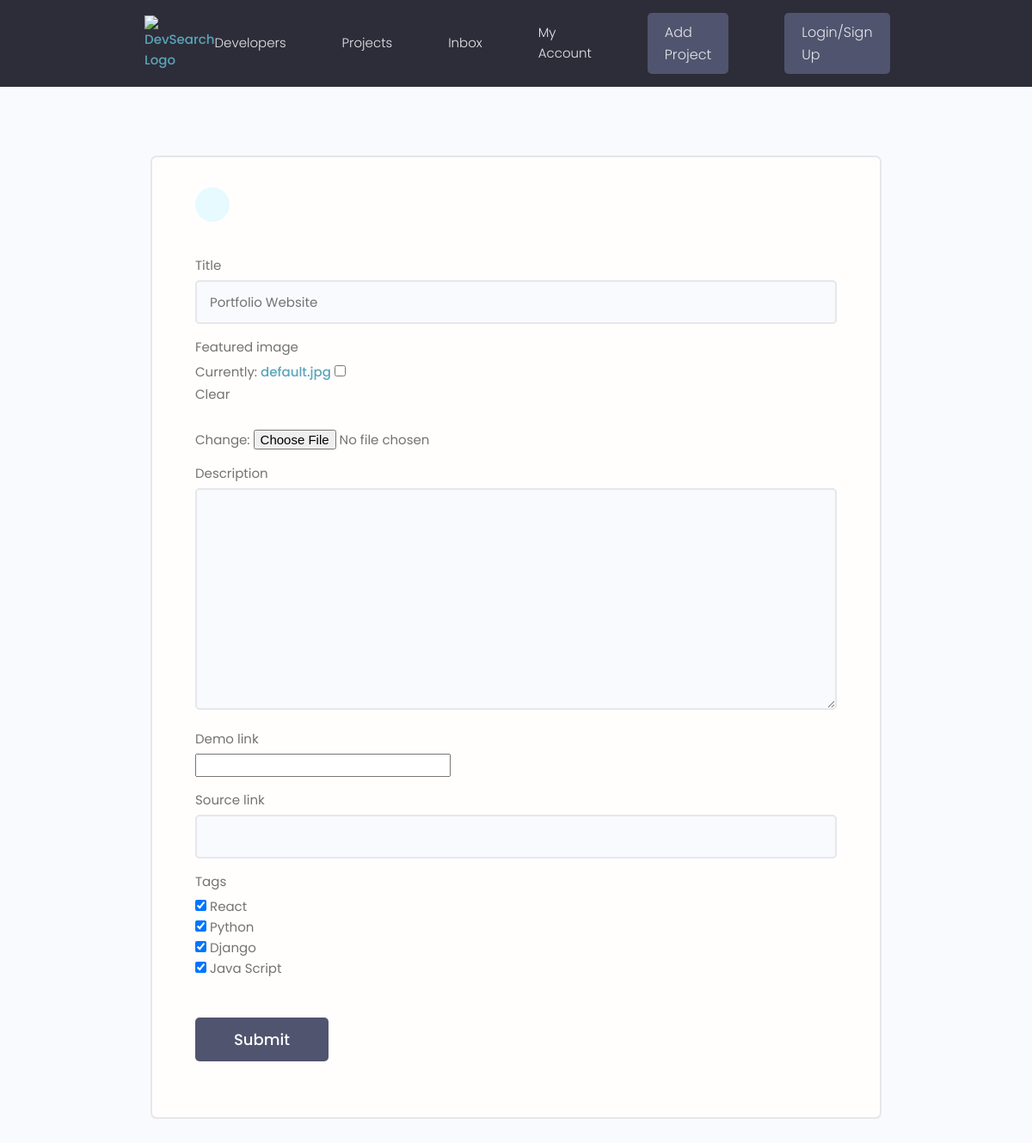
Page /update-project/58f5cada5716412b8b67a35af205dd6f on the earlier database version.
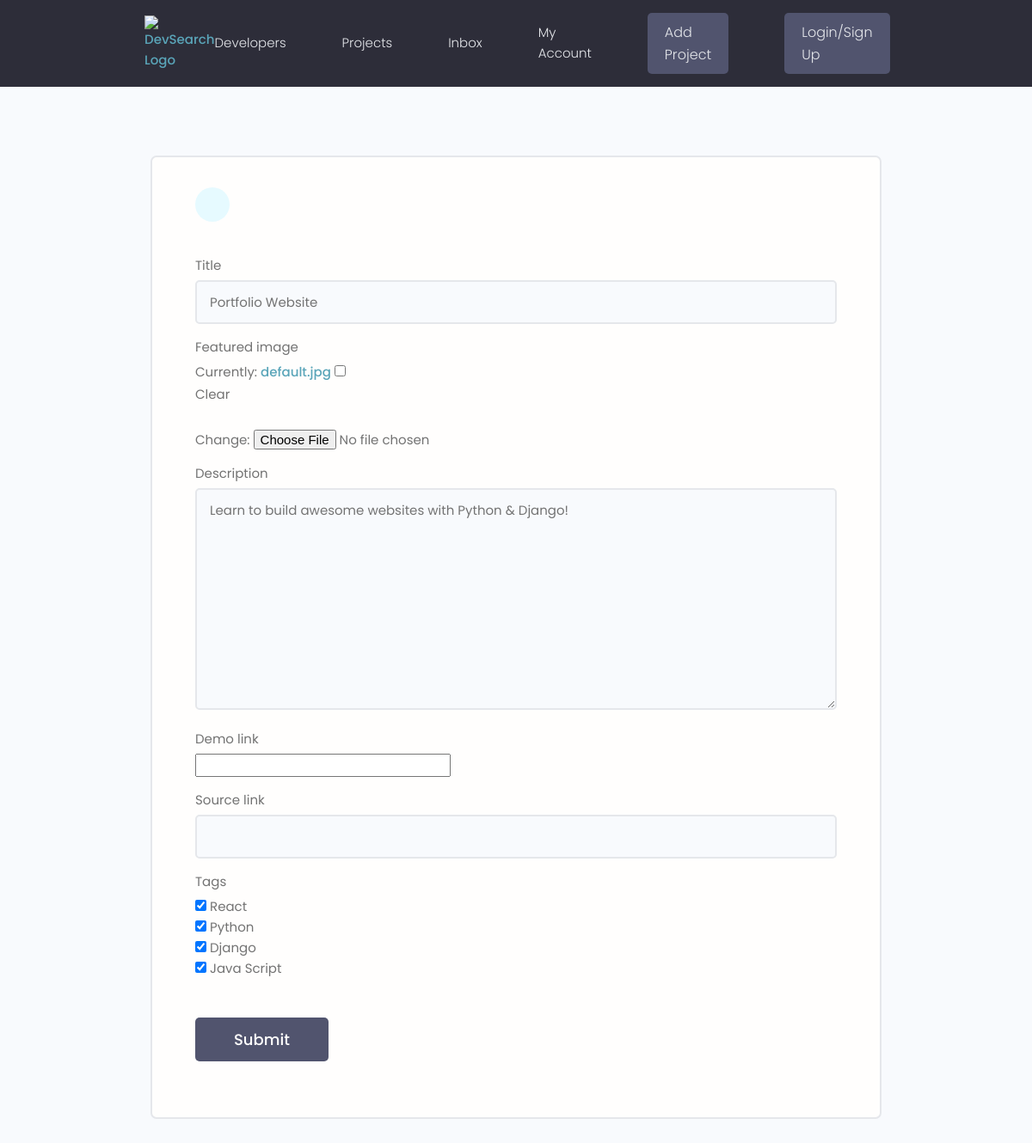
Same page on the later database version.
### projects/models.py (models this page shows, shortened)
class Project(models.Model):
    title = models.CharField(max_length=200)
    description = models.TextField(null=True,blank=True)
    featured_image = models.ImageField(null=True, blank=True, default="default.jpg")
    demo_link = models.URLField(max_length=2000,null=True,blank=True)
    source_link = models.CharField(max_length=2000,null=True,blank=True)
    tags = models.ManyToManyField('Tag',blank=True)
    vote_total = models.IntegerField(default=0,null=True,blank=True)
    vote_ratio = models.IntegerField(default=0, null=True, blank=True)
    created = models.DateTimeField(auto_now_add=True)
    id = models.UUIDField(default=uuid.uuid4,unique=True,primary_key=True,editable=False)

### projects/views.py (the view)
# urls.py: path('update-project/<str:pk>',views.updateProject,name='update-project'),
def updateProject(request,pk):
    project = Project.objects.get(id=pk)
    form = ProjectForm(instance = project)
    if request.method == "POST":
        form = ProjectForm(request.POST, request.FILES,instance = project)
        if form.is_valid():
            form.save()
            return redirect('projects')
    context = {'form': form}
    return render(request,"projects/project_form.html",context)

### projects/forms.py
class ProjectForm(ModelForm):
    class Meta:
        model = Project
        fields = ['title','featured_image' ,'description', 'demo_link','source_link','tags']
        widgets = {'tags':forms.CheckboxSelectMultiple(),}
    def __init__(self, *args, **kwargs):
        super(ProjectForm,self).__init__(*args, **kwargs)
        for name,field in self.fields.items():
            field.widget.attrs.update({'class':'input'})

### projects/models.py (called while the page is built)
    def __str__(self):
        return self.name

### projects/templates/projects/project_form.html (shortened to what this page needs)
{% extends 'main.html' %}
{% block content %}
<main class="formPage my-xl">
    <div class="content-box">
        <div class="formWrapper">
            <a class="backButton" href="#"></a>
            <br>
            <form class="form" method="POST" enctype="multipart/form-data">
                {% for field in form %}
                <div class="form__field">
                    <label for="formInput#text">{{field.label}}</label>
                    {{field}}
                </div>
                {% endfor %}
                <input class="btn btn--sub btn--lg  my-md" type="submit" value="Submit" />
            </form>
        </div>
    </div>
</main>
{% endblock %}

Differences in the rows shown:
changed Project "Portfolio Website": description (not shown) → "Learn to build awesome websites with Python & Django!"
